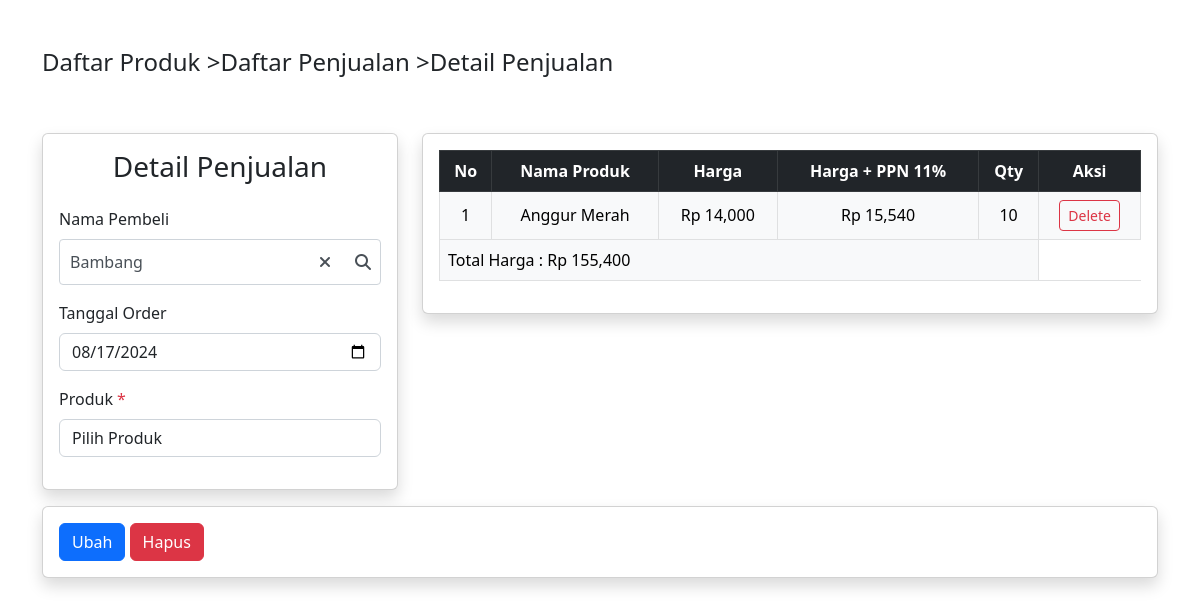
/detail-penjualan.php?id=4 (signed in), run on the app's committed database.
### tables this page shows
CREATE TABLE `orders` (
  `id` int NOT NULL AUTO_INCREMENT,
  `tanggal_order` date NOT NULL,
  `total_harga` float NOT NULL,
  `created_at` timestamp NULL DEFAULT CURRENT_TIMESTAMP,
  `updated_at` timestamp NULL DEFAULT CURRENT_TIMESTAMP ON UPDATE CURRENT_TIMESTAMP,
  `customer_id` int DEFAULT NULL,
  PRIMARY KEY (`id`),
  KEY `customer_id` (`customer_id`),
  CONSTRAINT `orders_ibfk_1` FOREIGN KEY (`customer_id`) REFERENCES `customers` (`id`) ON DELETE SET NULL
);

CREATE TABLE `customers` (
  `id` int NOT NULL AUTO_INCREMENT,
  `nama` varchar(255) NOT NULL,
  `alamat` varchar(255) DEFAULT NULL,
  `created_at` timestamp NULL DEFAULT CURRENT_TIMESTAMP,
  `updated_at` timestamp NULL DEFAULT CURRENT_TIMESTAMP ON UPDATE CURRENT_TIMESTAMP,
  PRIMARY KEY (`id`)
);

CREATE TABLE `order_products` (
  `id` int NOT NULL AUTO_INCREMENT,
  `order_id` int DEFAULT NULL,
  `product_id` int DEFAULT NULL,
  `qty` int NOT NULL,
  `created_at` timestamp NULL DEFAULT CURRENT_TIMESTAMP,
  `updated_at` timestamp NULL DEFAULT CURRENT_TIMESTAMP ON UPDATE CURRENT_TIMESTAMP,
  PRIMARY KEY (`id`),
  KEY `order_id` (`order_id`),
  KEY `product_id` (`product_id`),
  CONSTRAINT `order_products_ibfk_1` FOREIGN KEY (`order_id`) REFERENCES `orders` (`id`) ON DELETE CASCADE,
  CONSTRAINT `order_products_ibfk_2` FOREIGN KEY (`product_id`) REFERENCES `products` (`id`) ON DELETE CASCADE
);

CREATE TABLE `products` (
  `id` int NOT NULL AUTO_INCREMENT,
  `nama_produk` varchar(255) NOT NULL,
  `deskripsi` text,
  `gambar` varchar(255) DEFAULT NULL,
  `harga` float NOT NULL,
  `ppn` int DEFAULT '0',
  `created_at` timestamp NULL DEFAULT CURRENT_TIMESTAMP,
  `updated_at` timestamp NULL DEFAULT CURRENT_TIMESTAMP ON UPDATE CURRENT_TIMESTAMP,
  PRIMARY KEY (`id`)
);

### detail-penjualan.php (the view, shortened to what this page needs)
<?php include "./layout/header.php"; ?>
<?php
include_once "./php/config.php";
?>
<div class="container mt-5">
    <div class="row mb-5">
        <div class="col">
            <div class="d-flex">
                <h4><a href="/" class="text-decoration-none text-dark">Daftar Produk ></a></h4>
                <h4><a href="/daftar-penjualan.php" class="text-decoration-none text-dark">Daftar Penjualan ></a></h4>
                <h4>Detail Penjualan</h4>
            </div>
        </div>
    </div>
    <?php if (!isset($_GET['id'])): ?>
        <div class="row justify-content-center">
            <div class="col-md-12">
                <h3 class="text-center">Id tidak ditemukan</h3>
            </div>
        </div>
    <?php else: ?>
        <div class="row justify-content-start mb-3">
            <div class="col-md-4">
                <div class="card rounded shadow">
                    <div class="card-body">
                        <h3 class="text-center mb-4">Detail Penjualan</h3>
                        <?php
                        $id = $_GET['id'];
                        $queryOrder = mysqli_query($conn, "SELECT o.id, o.customer_id, c.nama AS nama_pembeli, o.tanggal_order, o.total_harga FROM orders o JOIN customers c ON o.customer_id = c.id WHERE o.id = $id");
                        $order = mysqli_fetch_assoc($queryOrder);
                        ?>
                        <div>
                            <div class="mb-3">
                                <label for="" class="form-label">Nama Pembeli</label>
                                <div class="custom-dropdown-search">
                                    <div class="custom-input-container">
                                        <input type="text" id="customSearchInput" placeholder="Cari/Pilih..."
                                            class="custom-form-control" readonly value="<?= $order['nama_pembeli']; ?>" />
                                        <button id="customSearchBtn" class="custom-search-btn">
                                            <i class="fas fa-search"></i>
                                        </button>
                                        <button id="customClearBtn" class="custom-clear-btn" style="display: block;">
                                            <i class="fas fa-times"></i>
                                        </button>
                                    </div>
                                </div>
                            </div>
                            <div class="mb-3">
                                <label for="" class="form-label">Tanggal Order</label>
                                <input type="date" class="form-control"
                                    value="<?= date('Y-m-d', strtotime($order['tanggal_order'])); ?>">
                            </div>
                            <div class="mb-3">
                                <label for="product_select" class="form-label">Produk <span
                                        class="text-danger">*</span></label>
                                <select name="product_select" id="product_select" class="form-control">
                                    <option value="" selected disabled>Pilih Produk</option>
                                </select>
                            </div>
                        </div>
                    </div>
                </div>
            </div>
            <div class="col-md-8">
                <div class="card rounded shadow">
                    <div class="card-body">
                        <table class="table table-light table-hover table-bordered" id="table_detail_penjualan">
                            <thead class="table-dark">
                                <tr>
                                    <th class="text-center">No</th>
                                    <th class="text-center">Nama Produk</th>
                                    <th class="text-center">Harga</th>
                                    <th class="text-center">Harga + PPN 11%</th>
                                    <th class="text-center">Qty</th>
                                    <th class="text-center">Aksi</th>
                                </tr>
                            </thead>
                            <tbody>
                                <?php
                                $queryProducts = mysqli_query(
                                    $conn,
                                    "SELECT
                                            op.id AS order_product_id,
                                            op.order_id,
                                            p.id,
                                            p.nama_produk,
                                            p.harga,
                                            op.qty
                                        FROM
                                            order_products AS op
                                        JOIN
                                            products AS p ON op.product_id = p.id
                                        WHERE
                                            op.order_id = $id
                                "
                                )
                                    ?>
                                <?php if (mysqli_num_rows($queryProducts) < 1): ?>
                                    <tr>
                                        <td class="text-center align-middle fw-bold" colspan="5">Data tidak ditemukan.</td>
                                    </tr>
                                <?php else: ?>
                                    <?php $no = 1; ?>
                                    <?php while ($row = mysqli_fetch_assoc($queryProducts)): ?>
                                        <tr>
                                            <td class="text-center align-middle" data-column="no"><?= $no++; ?></td>
                                            <td class="text-center align-middle" data-column="nama_produk">
                                                <?= $row['nama_produk']; ?>
                                            </td>
                                            <td class="text-center align-middle" data-column="harga">
                                                <?= 'Rp ' . number_format($row['harga'], 0, ',', ','); ?>
                                            </td>
                                            <td class="text-center align-middle" data-column="hargaPpn">
                                                <?= 'Rp ' . number_format($row['harga'] + ($row['harga'] * 0.11), 0, ',', ','); ?>
                                            </td>
                                            <td class="text-center align-middle" data-column="qty"><?= $row['qty']; ?></td>
                                            <td class="text-center align-middle">
                                                <button class="btn btn-outline-danger btn-sm">Delete</button>
                                            </td>
                                        </tr>
                                    <?php endwhile; ?>
                                <?php endif; ?>
                            </tbody>
                            <tfoot>
                                <tr>
                                    <td colspan="5" class="text-start">Total Harga : <span
                                            id="total_harga_produk"><?= 'Rp ' . number_format($order['total_harga'], 0, ',', ','); ?></span>
                                    </td>
                                </tr>
                            </tfoot>
                        </table>
                    </div>
                </div>
            </div>
        </div>
        <div class="row justify-content-center">
            <div class="col-md-12">
                <div class="card rounded shadow">
                    <div class="card-body">
                        <button type="button" class="btn btn-primary">Ubah</button>
                        <button type="button" class="btn btn-danger" data-bs-toggle="modal"
                            data-bs-target="#hapusModal">Hapus</button>
                    </div>
                </div>
            </div>
        </div>
    <?php endif; ?>
</div>
<?php include "./layout/footer.php"; ?>

### css/dropdownSearch.css (style rules this page uses)
.custom-dropdown-search { position: relative; width: 100%; max-width: 100%; }
.custom-input-container { position: relative; }
.custom-form-control { width: 100%; padding: 10px; padding-right: 40px; box-sizing: border-box; border: 1px solid #ced4da; border-radius: 4px; background-color: #fff; font-size: 16px; color: #495057; outline: none; cursor: text; transition: border-color 0.15s ease-in-out, box-shadow 0.15s ease-in-out; }
.custom-search-btn, .custom-clear-btn { position: absolute; top: 0; bottom: 0; right: 0; border: none; background: none; padding: 10px; cursor: pointer; color: #495057; }
.custom-clear-btn { right: 40px; }

### data on the page
orders: customer.nama "Bambang", tanggal_order "08/17/2024", total_harga "155,400"
order_products: product.nama_produk "Anggur Merah", product.harga "14,000", $row['harga'] + ($row['harga'] * 0.11) "15,540", qty "10"
